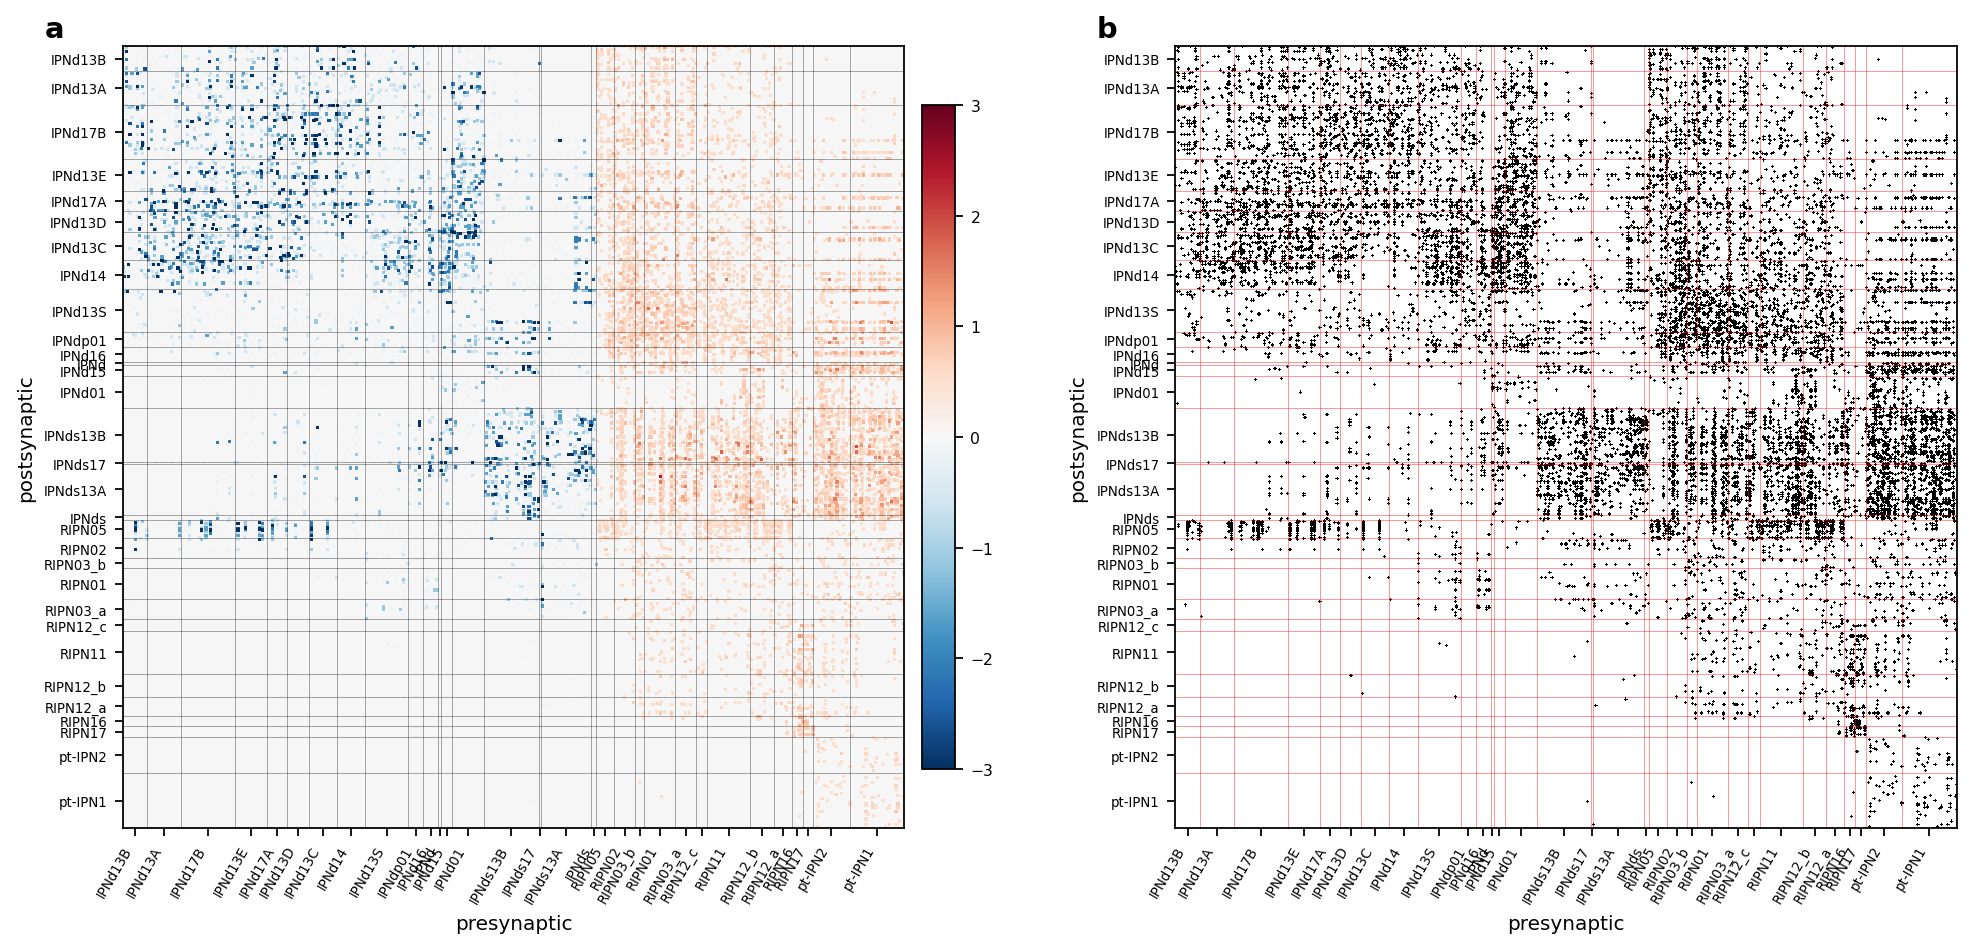

Generate this figure with Python:
"""Zebrafish HD-circuit connectome summary figure (companion to
figures/drosophila_cx/fig_connectome_summary.py).

Two panels:
  (a) Signed W_con, z-scored over non-zero entries and clipped to +/-3.
  (b) Binary support mask (black = edge present, white = absent).

Data source: load_zebrafish_hd_connectome reads
  figures/zebrafish/zebrafish_connectome_HD/{neurons.csv, connections.csv}
(produced by fetch_zebrafish_connectivity_HD.py), applies the same
Dale-flip + spectral-radius normalisation Hulse 2025 uses for the
drosophila CX (Delta7/ER6 -> here: IPNd*/IPNds*, which are GABAergic in
the larval-zebrafish HD ring per Petrucco et al. 2023).

Output: figures/zebrafish/fig_connectome_summary_HD.png
"""
from __future__ import annotations

import argparse
import os
import sys

sys.path.insert(0, os.path.join(os.path.dirname(__file__), "..", "..", "src"))

import matplotlib
matplotlib.use("Agg")
import matplotlib.pyplot as plt
import numpy as np

from connectome_gnn.generators.connconstr_data import load_zebrafish_hd_connectome


def _draw_block_grid(ax, type_ids, names, color="k", alpha=0.5, lw=0.3):
    """Reorder rows/cols by type id, draw block boundary lines, and put
    type-name tick labels at block centres."""
    order = np.argsort(type_ids, kind="stable")
    b = np.where(np.diff(type_ids[order]) != 0)[0] + 0.5
    for x in b:
        ax.axvline(x, color=color, lw=lw, alpha=alpha)
        ax.axhline(x, color=color, lw=lw, alpha=alpha)
    boundaries = np.concatenate([[0], b + 0.5, [type_ids.size]])
    centres = (boundaries[:-1] + boundaries[1:]) / 2 - 0.5
    lab = [names[int(type_ids[order[int(c)]])] for c in centres]
    ax.set_xticks(centres); ax.set_xticklabels(lab, fontsize=6,
                                                rotation=60, ha="right")
    ax.set_yticks(centres); ax.set_yticklabels(lab, fontsize=6)
    ax.set_xlabel("presynaptic", fontsize=9)
    ax.set_ylabel("postsynaptic", fontsize=9)


def _panel_W(ax, W, type_ids, names, dilate_iter=1, header=""):
    """Dilate nonzero entries (signed) so individual edges are visible.
    Positive entries propagate via maximum_filter, negative via minimum_filter;
    the larger-magnitude value wins where both reach the same cell."""
    from scipy.ndimage import maximum_filter, minimum_filter
    nz = W[W != 0]
    mu, sd = float(nz.mean()), float(nz.std())
    Z = np.where(W != 0, (W - mu) / max(sd, 1e-8), 0.0).clip(-3.0, 3.0)
    size = 2 * int(dilate_iter) + 1
    Zpos = maximum_filter(np.where(Z > 0, Z, 0.0), size=size)
    Zneg = minimum_filter(np.where(Z < 0, Z, 0.0), size=size)
    Zvis = np.where(np.abs(Zpos) >= np.abs(Zneg), Zpos, Zneg)
    im = ax.imshow(Zvis, cmap="RdBu_r", vmin=-3.0, vmax=3.0,
                   interpolation="nearest", aspect="equal")
    _draw_block_grid(ax, type_ids, names, color="k", alpha=0.5)
    cb = plt.colorbar(im, ax=ax, fraction=0.04, pad=0.02, shrink=0.85)
    cb.ax.tick_params(labelsize=7)


def _panel_mask(ax, W, type_ids, names, dilate_iter=1, header=""):
    """Dilate the support mask so individual edges are visible at panel
    resolution. Without dilation each entry is one pixel and the matrix
    looks empty when rendered at the size used in the paper."""
    from scipy.ndimage import binary_dilation
    M = (W != 0)
    Mvis = binary_dilation(M, iterations=dilate_iter).astype(np.float32)
    ax.imshow(Mvis, cmap="binary", vmin=0, vmax=1,
              interpolation="nearest", aspect="equal")
    _draw_block_grid(ax, type_ids, names, color="r", alpha=0.6)


def main():
    here = os.path.dirname(os.path.abspath(__file__))
    p = argparse.ArgumentParser(description=__doc__)
    p.add_argument(
        "--datapath",
        default=os.path.join(here, "zebrafish_connectome_HD"),
        help="directory with neurons.csv and connections.csv",
    )
    p.add_argument("--out", default=os.path.join(here, "fig_connectome_summary_HD.png"))
    args = p.parse_args()

    cx = load_zebrafish_hd_connectome(args.datapath)
    W = cx["J_effective"]
    type_ids = np.asarray(cx["neuron_types"]).astype(int)
    names = list(cx["type_names"])
    N = cx["N"]
    nnz = int((W != 0).sum())
    n_exc = int((W > 0).sum())
    n_inh = int((W < 0).sum())
    exc_ratio = (n_exc / nnz) if nnz else 0.0
    inh_ratio = (n_inh / nnz) if nnz else 0.0
    print(f"N = {N}   non-zero edges = {nnz}   density = {nnz / W.size:.4f}")
    print(f"  excitatory = {n_exc} ({100 * exc_ratio:.1f}%), "
          f"inhibitory = {n_inh} ({100 * inh_ratio:.1f}%), "
          f"ratio E:I = {(n_exc / n_inh) if n_inh else float('inf'):.2f}")
    print(f"n_epg (IPNd* + IPNds* = r1pi HD ring) = {cx['n_epg']}")
    print(f"pen_subpop_ix sizes: "
          f"{ {k: len(v) for k, v in cx['pen_subpop_ix'].items()} }")

    fig, axes = plt.subplots(1, 2, figsize=(13, 6))
    _panel_W(axes[0], W, type_ids, names)
    _panel_mask(axes[1], W, type_ids, names)

    for k, ax in enumerate(axes.flat):
        ax.text(-0.10, 1.04, "ab"[k], transform=ax.transAxes,
                ha="left", va="top", fontsize=13, fontweight="bold")

    plt.tight_layout()
    fig.savefig(args.out, dpi=160, bbox_inches="tight")
    plt.close(fig)
    print(f"wrote {args.out}")


if __name__ == "__main__":
    main()
